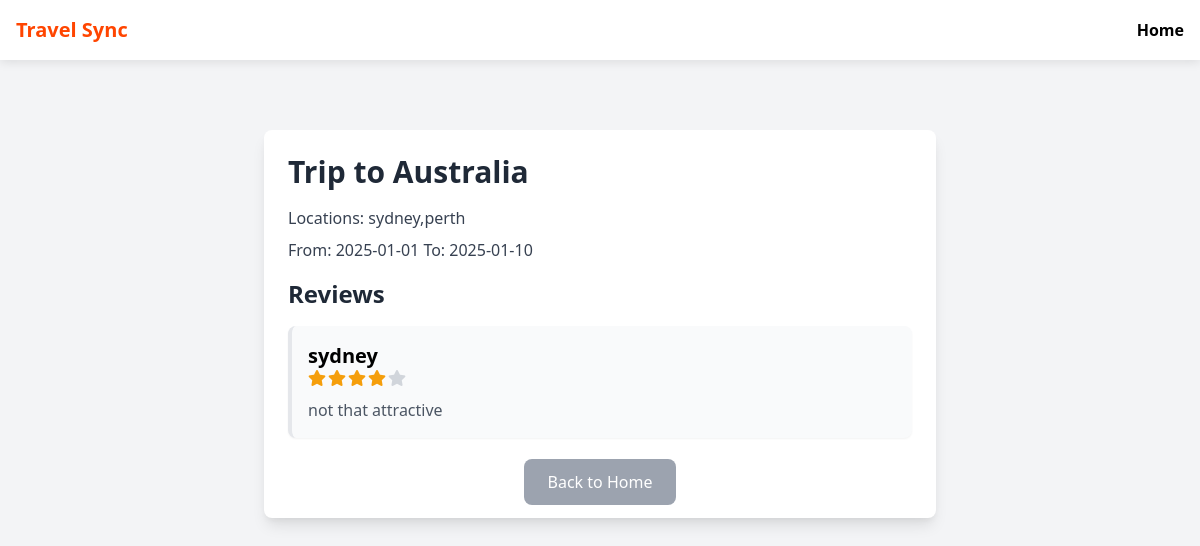
The app's page /itinerary/7 (signed in) with its own data.
### app/models.py (models this page shows)
class Itinerary(db.Model):
    id = db.Column(db.Integer, primary_key=True)
    title = db.Column(db.String(200), nullable=False)
    start_date = db.Column(db.Date, nullable=False)
    end_date = db.Column(db.Date, nullable=False)
    locations = db.Column(db.Text, nullable=False)
    user_id = db.Column(db.Integer, db.ForeignKey('user.id'), nullable=False)
    reviews = db.relationship('Review', backref='itinerary', lazy=True)  # Changed backref to 'itinerary'

class Review(db.Model):
    id = db.Column(db.Integer, primary_key=True)
    place_name = db.Column(db.String(200), nullable=False)
    rating = db.Column(db.Integer, nullable=False)
    comment = db.Column(db.Text, nullable=True)
    user_id = db.Column(db.Integer, db.ForeignKey('user.id'), nullable=False)
    itinerary_id = db.Column(db.Integer, db.ForeignKey('itinerary.id'), nullable=False)  # Link review to itinerary

### app/routes.py (the view)
@app.route('/itinerary/<int:itinerary_id>')
@login_required
def view_itinerary(itinerary_id):
    itinerary = Itinerary.query.get(itinerary_id)
    if itinerary and itinerary.user_id == current_user.id:
        reviews = Review.query.filter_by(itinerary_id=itinerary.id).all()
        return render_template('view_itinerary.html', itinerary=itinerary, reviews=reviews)
    flash('Itinerary not found or unauthorized access.', 'danger')
    return redirect(url_for('home'))

### app/routes.py (called while the page is built)
@login_manager.user_loader
def load_user(user_id):
    return User.query.get(int(user_id))

### app/templates/view_itinerary.html (shortened to what this page needs)
<!DOCTYPE html>
<html lang="en">
<head>
    <link href="https://cdn.jsdelivr.net/npm/tailwindcss@2.2.19/dist/tailwind.min.css" rel="stylesheet">
    <link href="https://cdnjs.cloudflare.com/ajax/libs/font-awesome/5.15.4/css/all.min.css" rel="stylesheet">
</head>
<body class="bg-gray-100">
    <header>
        <div class="flex justify-between items-center">
            <h1 class="text-xl font-bold text-orange-600" style="color: orangered;">Travel Sync</h1>
            <nav>
                <a href="{{ url_for('mainpage') }}" class="font-bold text-black hover:underline">Home</a>
            </nav>
        </div>
    </header>
    <div class="main-content flex justify-center items-start px-4">
        <div class="w-full max-w-2xl p-6 bg-white shadow-lg rounded-lg">
            <h2 class="text-3xl font-bold text-gray-800 mb-4">{{ itinerary.title }}</h2>
            <p class="text-gray-700 mb-2">Locations: {{ itinerary.locations }}</p>
            <p class="text-gray-700 mb-4">From: {{ itinerary.start_date }} To: {{ itinerary.end_date }}</p>
            <div class="mb-8">
                <h3 class="text-2xl font-semibold text-gray-800 mb-4">Reviews</h3>
                {% for review in reviews %}
                    <div class="mb-6 p-4 bg-gray-50 border-l-4 border-orange-500 shadow-sm hover:shadow-lg transition-all rounded-lg">
                        <h4 class="text-xl font-semibold">{{ review.place_name }}</h4>
                        <div class="flex items-center text-yellow-500 mb-2">
                            {% for i in range(1, 6) %}
                                <i class="fas fa-star {{ 'text-yellow-500' if i <= review.rating else 'text-gray-300' }} w-5 h-5"></i>
                            {% endfor %}
                        </div>
                        <p class="text-gray-600">{{ review.comment }}</p>
                    </div>
                {% endfor %}
            </div>
            <div class="mt-6 text-center">
                <a href="{{ url_for('mainpage') }}" class="px-6 py-3 bg-gray-400 text-white rounded-lg hover:bg-gray-500 focus:outline-none focus:ring-2 focus:ring-gray-500 transition-all">Back to Home</a>
            </div>
        </div>
    </div>
</body>
</html>

### app/templates/view_itinerary.html (style rules this page uses)
header { position: sticky; top: 0; background-color: white; padding: 1rem; box-shadow: 0 2px 10px rgba(0, 0, 0, 0.1); z-index: 1000; }
.main-content { padding-top: 70px; min-height: calc(100vh - 80px); }

### records on screen
Itinerary: title "Trip to Australia", locations "sydney,perth", start_date "2025-01-01", end_date "2025-01-10"
Review: place_name "sydney", rating 4 (drawn), comment "not that attractive"
